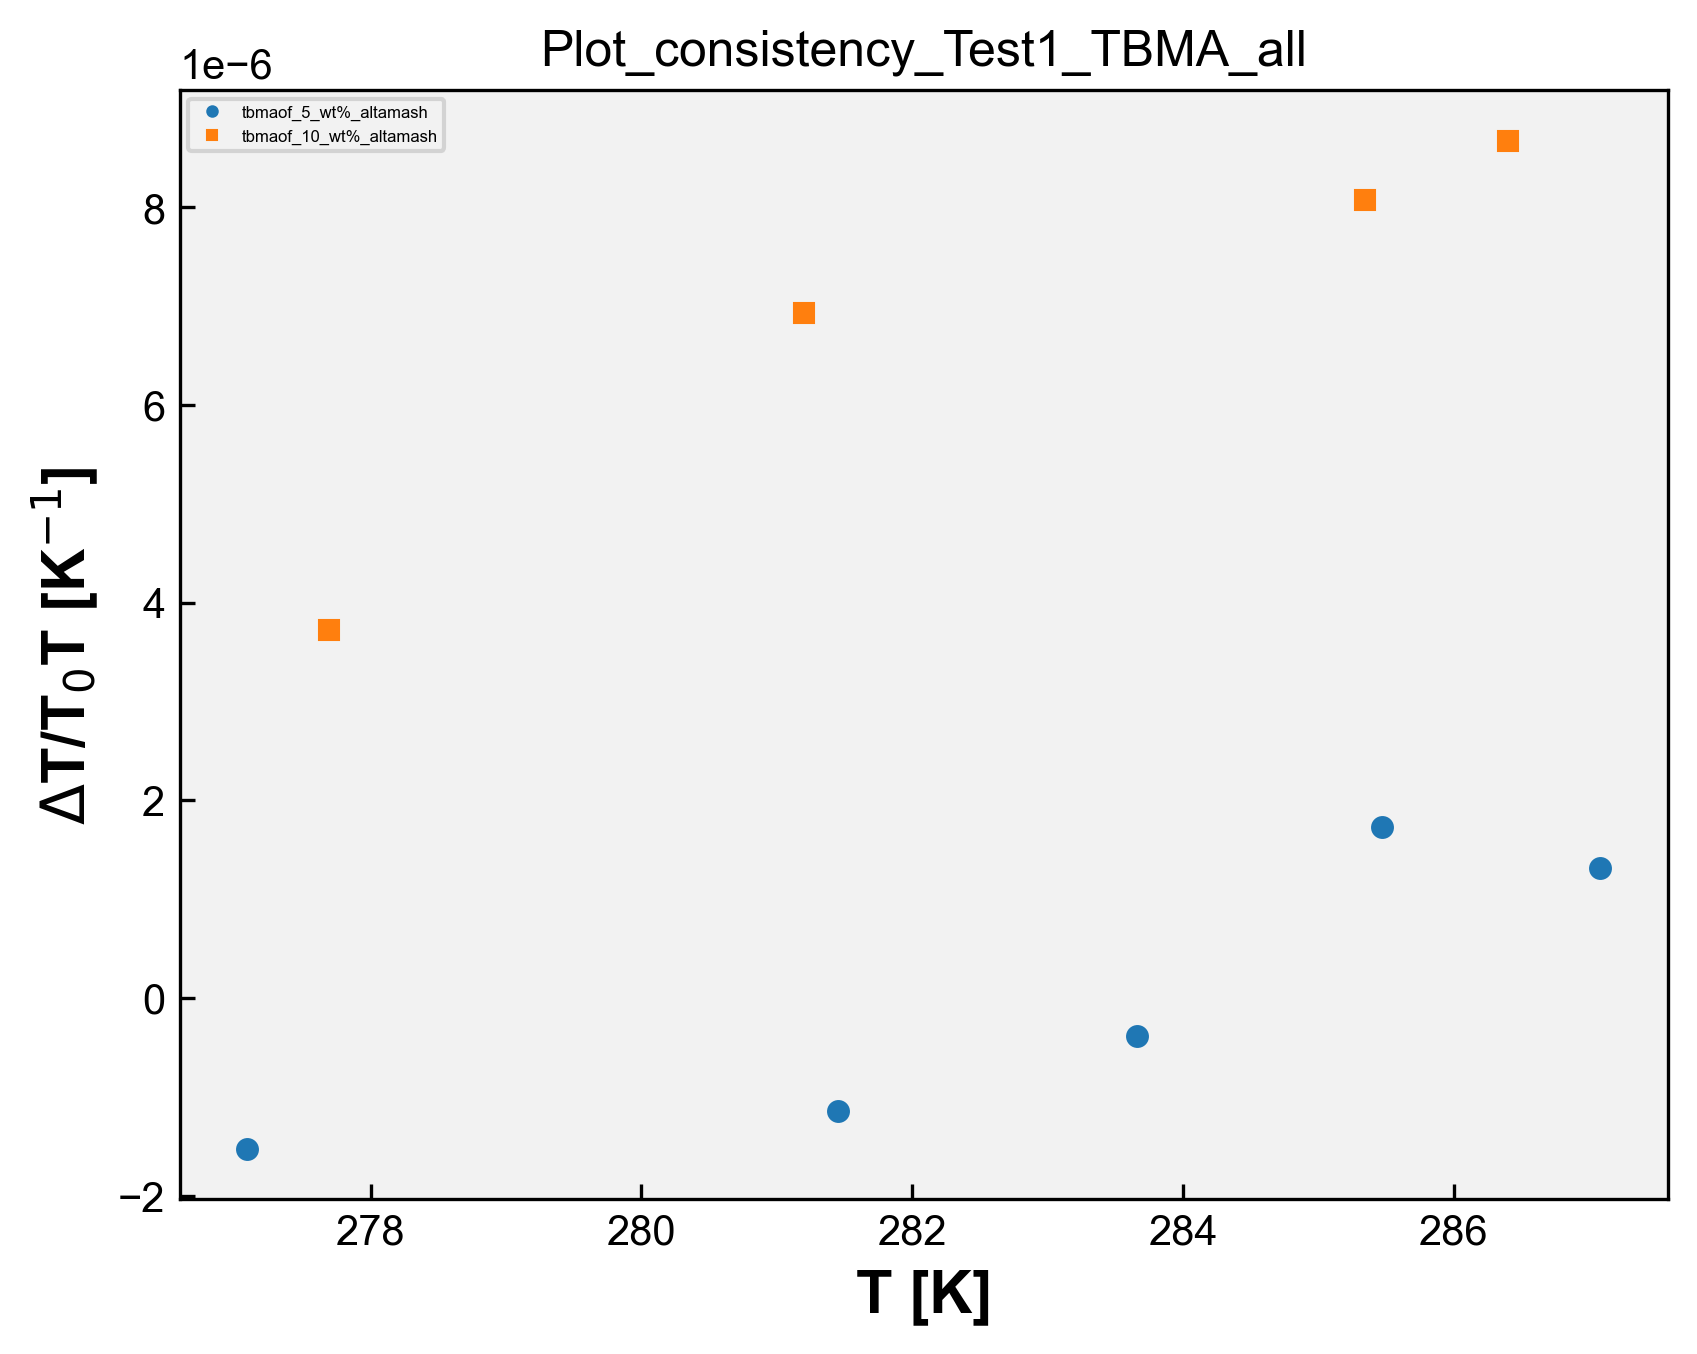

Reproduce this figure in Python.
# Plot_consistency - TBMA 
import matplotlib.pyplot as plt
import matplotlib
from matplotlib.font_manager import FontProperties
import pandas as pd
import numpy as np
import openpyxl
import os 

matplotlib.rcParams['font.family'] = "Arial" # change the default font # mudança da fonte 
matplotlib.rcParams['xtick.direction'] = 'in' # change the ticks direction # mudança da direção dos marcadores ao longo dos eixos de um gráfico que indicam valores específicos 
matplotlib.rcParams['ytick.direction'] = 'in'
font = FontProperties() # cria uma instância de propriedades de fontes, tamanho, estilo e família
font.set_family('sans-serif') # 'serif', 'sans-serif', 'cursive', 'fantasy', or 'monospace' # família da fonte 
font.set_name('Arial') # nome da fonte 
font.set_weight('bold') # 'ultralight', 'light', 'normal', 'regular', 'book', 'medium', 'roman', 'semibold', 'demibold', 'demi', 'bold', 'heavy', 'extra bold', 'black' # peso da fonte 
font.set_style('normal') #'normal', 'italic' or 'oblique' # estilo da fonte, negrito, itálico, normal, etc 
font.set_size('x-large') # xx-small', 'x-small', 'small', 'medium', 'large', 'x-large', 'xx-large' # tamanho da fonte 
plt.rcParams['figure.dpi'] = 300 # resolução padrão para as figuras exibidas na tela 
plt.rcParams['savefig.dpi'] = 300 # resolução padrão para as figuras salvas em arquivos PNG, PDF ou SVG 
opt = {'fillstyle':'full','markersize':5,'markeredgewidth':0.5} # aparência dos marcadores, fillstyle: full - estilo de preenchimento markersize: 5 - tamanho do marcador markeredgewidth: 0.5 largura da borda do marcador 
plt.rcParams['figure.facecolor'] = (1.0,1.0,1.0,0.0) # cor de fundo da figura como transparente 
plt.rcParams['axes.facecolor'] = '0.95' # cor de fundo dos eixos como uma tonalidade de cinza claro 
#plt.rcParams['figure.figsize'] = (4,4) # tamanho da figura padrão em polegadas 


caminho_arquivo = 'TBMA.xlsx' # caminho do arquivo de DMA 
wb = openpyxl.load_workbook(caminho_arquivo) # ler dados de abas individuais do arquivo Excel sem abrir e fechar repetidamente, mantém aberto. Mais eficiente se você precisa ler dados de várias abas do arquivo. Lista com os nomes de todas as abas do arquivo Excel.
# load_workbook é a função usada para carregar o arquvio Excel

dados_coluna_D_array = [] # matriz para guardar os dados da coluna C de todas as sheet
dados_coluna_K_array = [] # matriz para guardar os dados da coluna I de todas as sheet

nomes_abas = []

for i in wb.sheetnames: # para i dentro da lista wb com os nomes de todas as abas
    nome_aba = wb[i] # obtém o nome da aba na posição i na lista wb, que contém os nomes de todas as abas
    nome_aba_split = nome_aba.title.split("_") # nome_aba é o nome completo da aba. nome_aba.title converte o nome da aba para o formato de título. split("_ ") divide o nome da aba em duas partes usando o caractere "_ "
    if len(nome_aba_split) > 2: # se o nome da aba contiver mais de duas partes 
        nome_aba_split.insert(2, "wt%") # insere wt% entre a segunda e a terceira partes do nome da aba 
        nome_aba_final = "_".join(nome_aba_split) # junta as partes do nome da aba de volta com "_"
        print('nome_aba_final', nome_aba_final)
        nomes_abas.append(nome_aba_final) # adiciona o nome modificado _a lista de nomes das abas 
    else:
        nomes_abas.append(nome_aba.title) # nome da aba não tiver mais de duas partes, adiciona o nome completo da aba à lista nomes_abas (usada na legenda)

    dados_coluna_D = [] # abre uma lista para os dados da coluna C da sheet 
    dados_coluna_K = [] # abre uma lista para os dados da coluna I da sheet

    for j in nome_aba.iter_rows(min_row=2, values_only=True): # iter_rows: permite iterar sobre as linhas dessa aba # min_row=2: especifica a primeira linha a ser considerada, nesse caso, começa na segunda linha, pois a primeira linha geralmente contém os cabeçalhos das colunas # values_only=True: indica que queremos obter apenas os valores das células, sem incluir informações adicionais como formatação, fórmulas ou estilos. 
        dados_coluna_D.append(j[3])
        dados_coluna_K.append(j[10])

    dados_coluna_D_array.append(dados_coluna_D)
    dados_coluna_K_array.append(dados_coluna_K)

print('dados_C', dados_coluna_D_array)
print('dados_I', dados_coluna_K_array)

# Plotagem dos dados:

symbols = ['o', 's', '^', 'D', 'v', '>', '<', 'P', 'X', 'H', '*', 'h', '+', 'x', '|', '_', '1', '2', '3', '4', 'p', ',', '.', '8', 'p', 'd', 'D', '|', '_', '$...$']
# Exemplos de símbolos

# Vetor de cores
colors = ['#1f77b4', '#ff7f0e', '#2ca02c', '#d62728', '#9467bd', '#8c564b', '#e377c2', '#7f7f7f', '#bcbd22', '#17becf',  '#aec7e8',  '#ffbb78', '#98df8a', '#ff9896', '#c5b0d5', '#c49c94',  '#f7b6d2', '#c7c7c7',  '#dbdb8d',  '#9edae5',  '#393b79',  '#5254a3', '#6b6ecf',  '#9c9ede',  '#637939',  '#8ca252',  '#b5cf6b', '#cedb9c',  '#8c6d31',  '#bd9e39',  '#e7ba52',  '#e7cb94',  '#843c39', '#ad494a', '#d6616b',  '#e7969c',  '#7b4173', '#a55194',  '#ce6dbd',  '#de9ed6']

for i in range(len(dados_coluna_D_array)):
    x = dados_coluna_D_array[i]
    y = dados_coluna_K_array[i]
    print('x', x)
    print('y', y)
    symbol=symbols[i]
    color=colors[i]
    plt.plot(x, y, marker=symbol, markersize=opt['markersize'], markeredgewidth=opt['markeredgewidth'], fillstyle=opt['fillstyle'], color=color, linestyle='none')

plt.legend(nomes_abas, loc='upper left', fontsize=4, markerscale=0.5)
plt.xlabel('T [K]',fontproperties=font)
plt.ylabel('$\Delta$T/T$_0$T [K$^{-1}$]',fontproperties=font)
#plt.legend(loc="upper left")

nome_arquivo_python = os.path.basename(__file__) # obter o nome do arquivo python atual
nome_arquivo_sem_extensao = os.path.splitext(nome_arquivo_python)[0] # obter o nome do arquivo sem extensão # [0] vai acessar o primeiro elemento da tupla retornado por path.splitext

plt.title(nome_arquivo_sem_extensao)

plt.savefig(f'{nome_arquivo_sem_extensao}.png',format='png',bbox_inches='tight',
                dpi=300,transparent=False)
plt.show()
